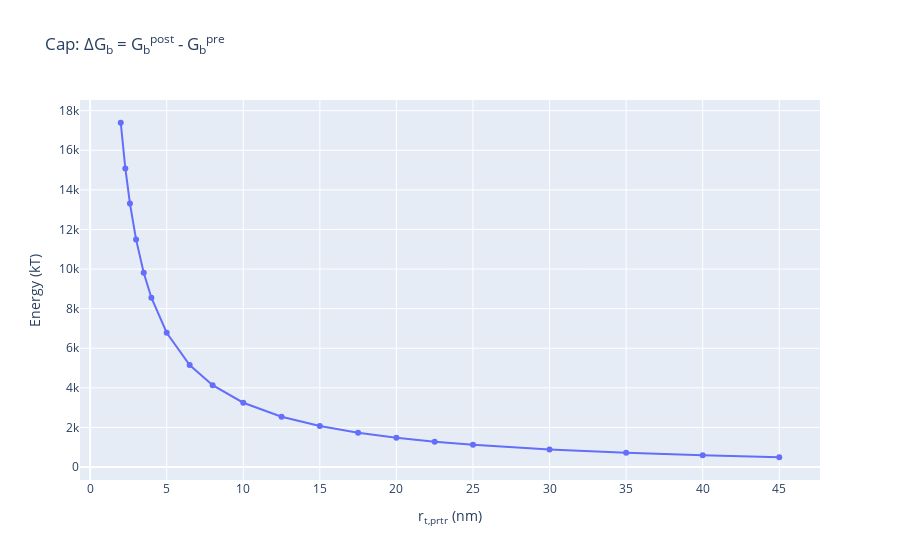

Notebook code for this chart:
### Markdown cell above
If this is accurate, the energetic increase may decrease with greater $r_{t,rim}$, but fusion at the base is clearly an energy *intensive* process, not one that releases energy.

## Calculate pre vs post $G_b$ difference and export results

### Code cell
DGb = GPost - GPre

DGbPlot = go.Figure()
DGbPlot.add_trace(go.Scatter(x=rim_rt, y=DGb, mode='markers + lines'))
DGbPlot.update_layout(title="Cap: ΔG<sub>b</sub> = G<sub>b</sub><sup>post</sup> - G<sub>b</sub><sup>pre</sup>",
                        xaxis_title="r<sub>t,prtr</sub> (nm)", yaxis_title="Energy (kT)")
DGbPlot.show()

print('Saving DGb for cap')
np.savetxt('output data/Cap DGb 2-0.csv', DGb, delimiter=',') # Export DGb as a versioned csv
print('Saving rim_rt for cap')
np.savetxt('output data/Cap rt 2-0.csv', rim_rt, delimiter=',') # Export rim_rt that was used
print('Done!')

### Figure 1 — Plotly figure (JSON) as saved in the notebook; plotly's stock layout.template omitted (floating-point values rounded to 4 significant figures)
{"data": [{"mode": "markers+lines", "type": "scatter", "x": [2, 2.3, 2.6, 3, 3.5, 4, 5, 6.5, 8, 10, 12.5, 15, 17.5, 20, 22.5, 25, 30, 35, 40, 45], "y": [17390.0, 15080.0, 13310.0, 11500.0, 9815.0, 8553.0, 6785.0, 5154.0, 4134.0, 3250.0, 2543.0, 2071.0, 1734.0, 1482.0, 1285.0, 1127.0, 891.1, 722.1, 595.2, 496.3]}], "layout": {"autosize": true, "title": {"text": "Cap: ΔG<sub>b</sub> = G<sub>b</sub><sup>post</sup> - G<sub>b</sub><sup>pre</sup>"}, "xaxis": {"autorange": true, "range": [-0.5606, 47.56], "title": {"text": "r<sub>t,prtr</sub> (nm)"}, "type": "linear"}, "yaxis": {"autorange": true, "range": [-741.0, 18630.0], "title": {"text": "Energy (kT)"}, "type": "linear"}}}
